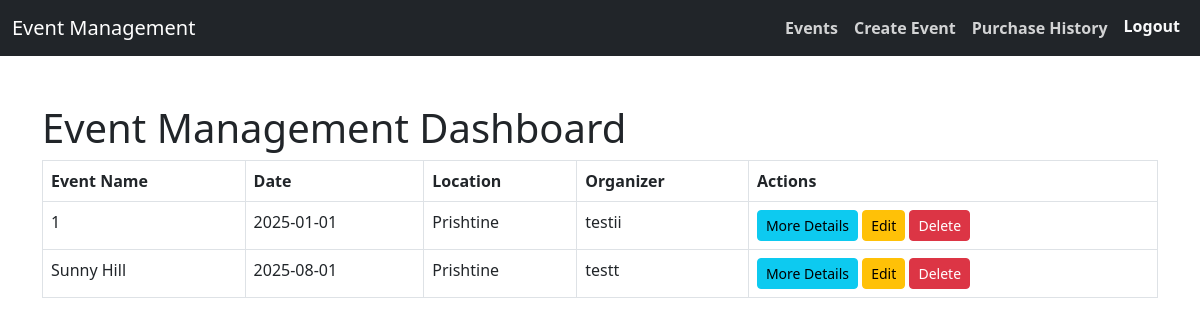
The app's page /events.php (signed in) with its own data.
### tables this page shows
CREATE TABLE `events` (
  `id` int(11) NOT NULL,
  `title` varchar(255) NOT NULL,
  `description` text NOT NULL,
  `start_time` datetime NOT NULL,
  `end_time` datetime NOT NULL,
  `location` varchar(255) DEFAULT NULL,
  `organizer_id` int(11) NOT NULL,
  `created_at` timestamp NOT NULL DEFAULT current_timestamp(),
  `name` varchar(255) NOT NULL,
  `date` date NOT NULL DEFAULT '2025-01-01'
);

CREATE TABLE `users` (
  `id` int(11) NOT NULL,
  `name` varchar(255) NOT NULL,
  `email` varchar(255) NOT NULL,
  `password` varchar(255) NOT NULL,
  `role` enum('organizer','participant') DEFAULT 'participant',
  `created_at` timestamp NOT NULL DEFAULT current_timestamp()
);

### events.php (the view, shortened to what this page needs)
<?php
include 'db_connection.php';
include 'navbar.php';
$sql = "SELECT events.id, events.name, events.date, events.location, users.name AS organizer
        FROM events
        JOIN users ON events.organizer_id = users.id";
$stmt = $conn->prepare($sql);
$stmt->execute();
$events = $stmt->fetchAll(PDO::FETCH_ASSOC);
?>
<!DOCTYPE html>
<html lang="en">
<head>
    <link href="https://cdn.jsdelivr.net/npm/bootstrap@5.3.0/dist/css/bootstrap.min.css" rel="stylesheet">
</head>
<body>
<div class="container mt-5">
    <h1>Event Management Dashboard</h1>
    <table class="table table-bordered">
        <thead>
        <tr>
            <th>Event Name</th>
            <th>Date</th>
            <th>Location</th>
            <th>Organizer</th>
            <th>Actions</th>
        </tr>
        </thead>
        <tbody>
        <?php foreach ($events as $event): ?>
            <tr>
                <td><?php echo htmlspecialchars($event['name']); ?></td>
                <td><?php echo htmlspecialchars($event['date']); ?></td>
                <td><?php echo htmlspecialchars($event['location']); ?></td>
                <td><?php echo htmlspecialchars($event['organizer']); ?></td>
                <td>
                    <a href="details.php?id=<?php echo $event['id']; ?>" class="btn btn-info btn-sm">More Details</a>
                    <a href="edit.php?id=<?php echo $event['id']; ?>" class="btn btn-warning btn-sm">Edit</a>
                    <a href="delete.php?id=<?php echo $event['id']; ?>" class="btn btn-danger btn-sm"
                       onclick="return confirm('Are you sure you want to delete this event?');">Delete</a>
                </td>
            </tr>
        <?php endforeach; ?>
        </tbody>
    </table>
</div>
</body>
</html>

### records on screen
events: name "1", date "2025-01-01", location "Prishtine", organizer.name "testii"
events: name "Sunny Hill", date "2025-08-01", location "Prishtine", organizer.name "testt"
